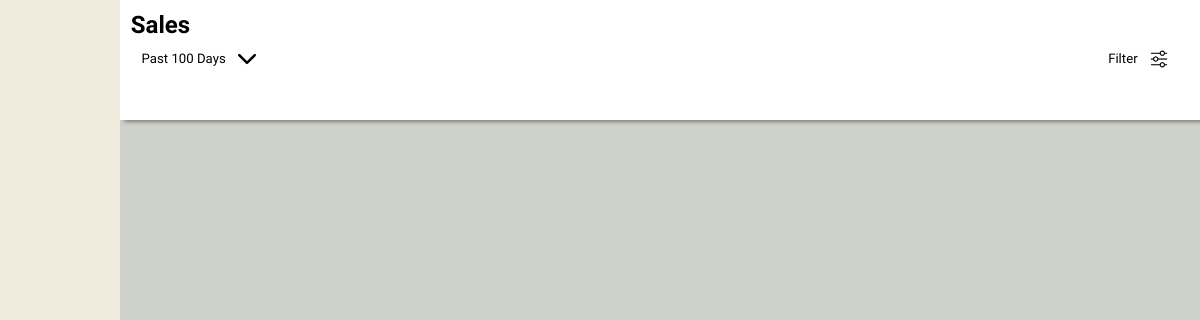
/pos/history/, run on an earlier commit of the app's database.
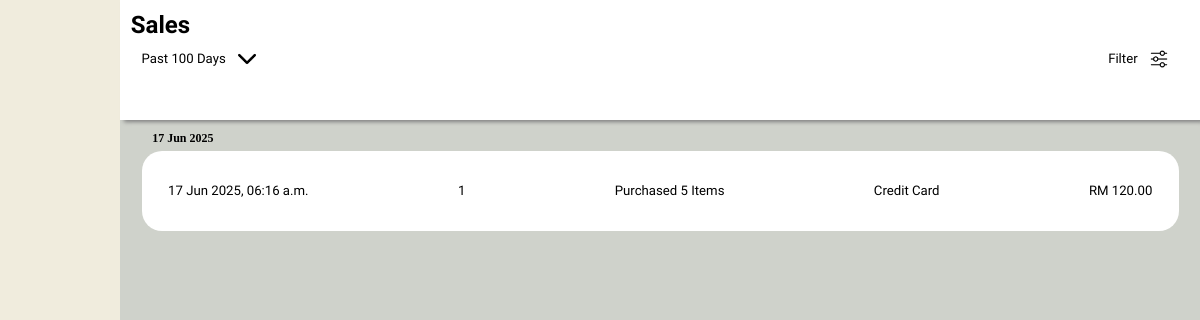
And on a later commit of the database.
### pos/models.py (models this page shows)
class Payment(models.Model):
    cart = models.ForeignKey(Cart, on_delete=models.CASCADE)
    employeeID = models.ForeignKey(Employee, on_delete=models.CASCADE)
    payment_method = models.CharField(max_length=12,null=False)
    tax = models.FloatField(default=0.00)
    discount = models.FloatField(default=0.00)
    total_cost = models.FloatField(default=0.00,null=False)
    card_info = models.CharField(max_length=16, null=True)
    expiry = models.CharField(max_length=5,null=True)
    cvv = models.CharField(max_length=4,null=True)
    timeStamp = models.DateTimeField(auto_now_add=True)

### pos/views.py (the view)
# urls.py: path('history/',views.cashierHistoryView, name="history"),
def cashierHistoryView(request):
    payments = Payment.objects.order_by('-timeStamp').annotate(
        items_sold=Sum('cart__cart_items__quantity')
    )
    payments_by_date = {}
    for payment in payments:
        i_date = payment.timeStamp.date()
        if i_date not in payments_by_date:
            payments_by_date[i_date] = []
        payments_by_date[i_date].append(payment)
    return render(
        request,
        'pos/view_history.html',
        context={
            'all_payments' : payments_by_date
        }
    )

### pos/templates/pos/view_history.html (shortened to what this page needs)
<!DOCTYPE html>
{% load static %}
<html>
    <link rel = "stylesheet" href="{% static 'css/view_history.css' %}">
    <body>
        <div id="main-content">
            <div id="dashboard">
                <h1>Sales</h1>
                <div class="filter-bar">
                    <div class="filter-option" id="date-filter-selection">
                        <h3 class="filter-title" id="date-filter-title">Past 100 Days</h3>
                        <img src="{% static 'images/arrow-down.png' %}" class="logo dropdown">
                    </div>
                    <div class="filter-option" id="payment-filter-selection">
                        <h3 class="filter-title"> Filter </h3>
                        <img src="{% static 'images/adjust.png'%}" class="logo filter">
                    </div>
                </div>
            </div>
            <div class="history" id="history-list">
                {% include 'partials/history_partial.html' %}
            </div>
        </div>
    </body>
</html>

### pos/templates/partials/history_partial.html
{% for date, payments in all_payments.items %}
    <div class="day">
        <h4 class="day title">{{date | date:"d M Y"}}</h4>
        {%for payment in payments%}
            <div class="day transactions" onclick="window.location.href='{% url 'payment_details' payment.id%}'">
                <h3>{{payment.timeStamp | date:"d M Y, h:i a"}}</h3>
                <h3>{{payment.id}}</h3>
                <h3>Purchased {{payment.items_sold}} Items</h3>
                <h3>{{payment.payment_method}}</h3>
                <h3>RM {{payment.total_cost | floatformat:2}}</h3>
            </div>
        {% endfor%}
    </div>
{% endfor %}

What changed in the data, as far as the page shows it:
now on this page (row edited): Payment: timeStamp "17 Jun 2025", timeStamp "17 Jun 2025, 06:16 a.m.", id "1", items_sold "5", payment_method "Credit Card", total_cost "120.00"
